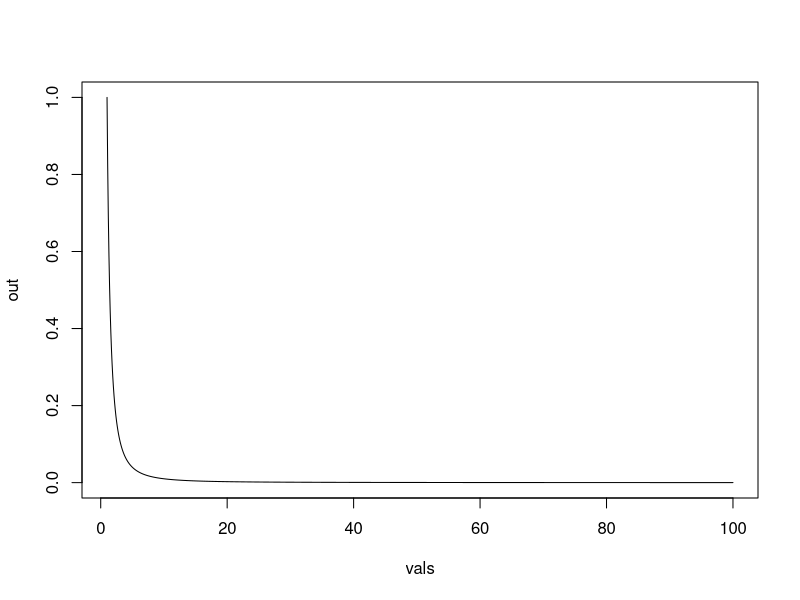

The R script that drew this image:
# Q1

# Understanding the pdf...
vals = seq(1, 100, 0.1)
n = length(vals)
out = rep(0, n)
for (i in 1:n) {
  x = vals[i]
  out[i] = x^(-2)
}
plot(vals, out, type='l') # create line plot of the distribution

# Stan model...